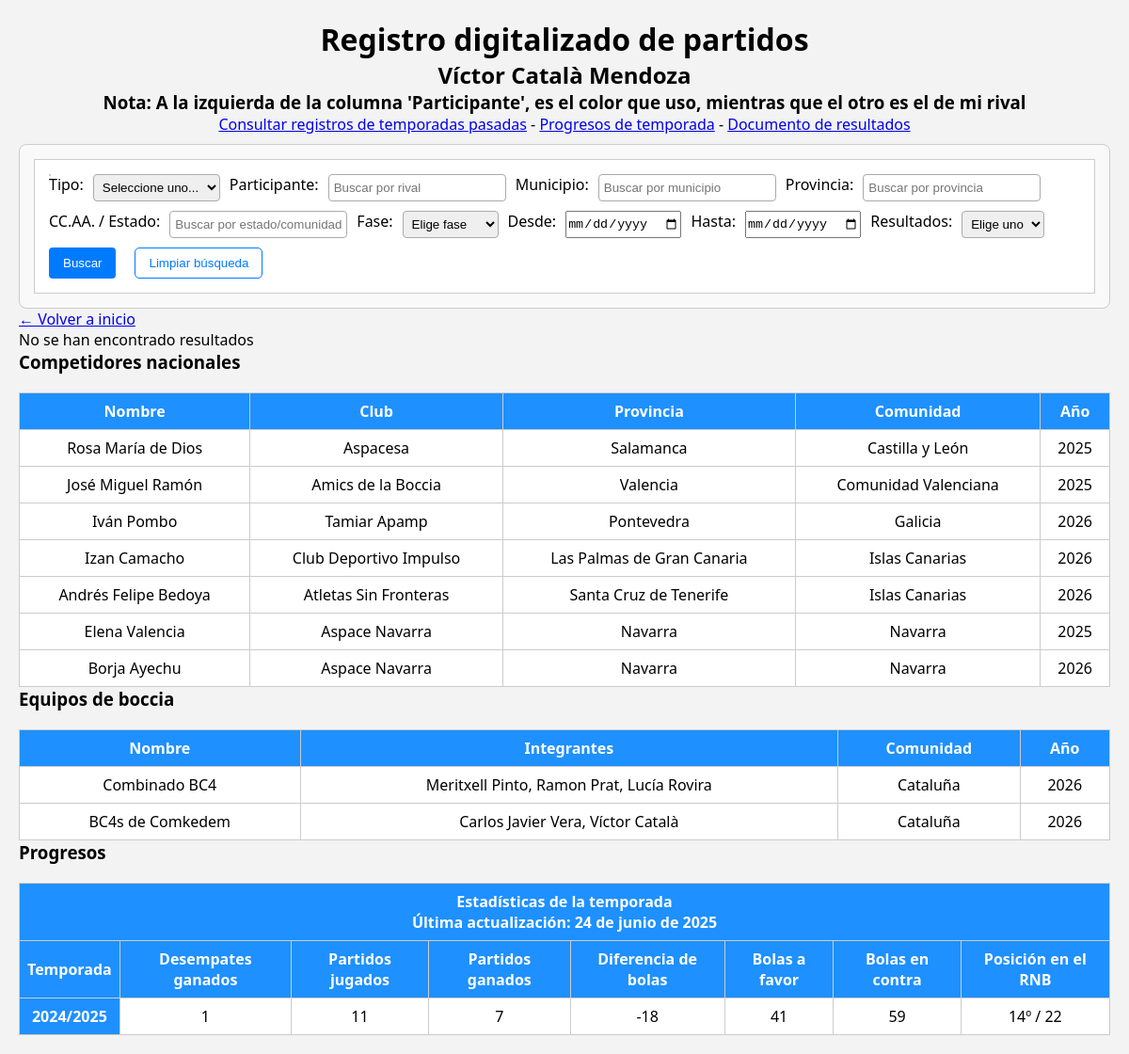
The page /partidos.php on the database its author committed.
### tables this page shows
CREATE TABLE IF NOT EXISTS participantes_nacionales (
    id INT AUTO_INCREMENT PRIMARY KEY,
    nombre VARCHAR(100),
    club VARCHAR(100),
    provincia VARCHAR(100),
    comunidad VARCHAR(100),
    year YEAR
);

CREATE TABLE IF NOT EXISTS equipos_boccia (
    id INT AUTO_INCREMENT PRIMARY KEY,
    nombre VARCHAR(255),
    integrantes VARCHAR(100),
    comunidad VARCHAR(100),
    year YEAR
);

### partidos.php (the view, shortened to what this page needs)
<?php include 'conexion.php';
include 'funciones.php'; ?>
<!DOCTYPE html>
<html>
<head>
    <link rel="stylesheet" href="css/index.css">
</head>
<body>
    <header>
        <h1>Registro digitalizado de partidos</h1>
        <h2>Víctor Català Mendoza</h2>
        <h3>Nota: A la izquierda de la columna 'Participante', es el color que uso, mientras que el otro es el de mi rival
        </h3>
        <a href="pasado/pasado.php">Consultar registros de temporadas pasadas</a> - <a href="#progresos">Progresos de temporada</a> - <a href="https://docs.google.com/document/d/1CwKa4SaaCesZDvThIQ9_6vSuLaOvqAgOY2TYRmLJsfU/edit?usp=sharing">Documento de resultados</a>
    </header>
    <div id="contenedor-filtros" class="filtros">
        <form method="GET">
            Tipo:
            <select name="tipo">
                <option value="">Seleccione uno...</option>
            </select>
            Participante:
            <input type="text" name="participante" id="participante" placeholder="Buscar por rival" autocomplete="off">
            <div id="sugerencias-participantes" class="sugerencias"></div>
            Municipio:
            <input type="text" name="ubicacion" id="ubicacion" placeholder="Buscar por municipio">
            Provincia:
            <input type="text" name="provincia" id="provincia" placeholder="Buscar por provincia">
            CC.AA. / Estado:
            <input type="text" name="comunidad" id="comunidad" placeholder="Buscar por estado/comunidad autónoma">
            Fase:
            <select name="fase">
                <option value="">Elige fase</option>
            </select>
            Desde:
            <input type="date" name="desde">
            Hasta:
            <input type="date" name="hasta">
            Resultados:
            <select name="resultadoFinal">
                <option value="">Elige uno</option>
            </select>
            <input type="submit" value="Buscar">
            <button type="button" id="limpiar-filtros">Limpiar búsqueda</button>
        </form>
    </div>
    <a href="index.php">&larr; Volver a inicio</a>
    <?php
    $sql = "SELECT * FROM partidos WHERE 1=1";
    $resultado = $conexion->query($sql);
    $sqlCompetidoresNacionales = "SELECT nombre, club, provincia, comunidad, year FROM participantes_nacionales ORDER BY comunidad ASC";
    $resultadoCompetidoresNacionales = $conexion->query($sqlCompetidoresNacionales);
    $sqlEquiposBoccia = "SELECT nombre, integrantes, comunidad, year FROM equipos_boccia ORDER BY comunidad ASC";
    $resultadoEquiposBoccia = $conexion->query($sqlEquiposBoccia);
    if ($resultado->num_rows > 0): ?>
        <table>
            <tr>
                <th>ID</th>
                <th>Tipo</th>
                <th colspan="3">Participante</th>
                <th>Fase</th>
                <th>Fecha</th>
                <th>Municipio</th>
                <th>Provincia</th>
                <th>CC.AA. / Estado</th>
                <th colspan="2">Parcial 1</th>
                <th colspan="2">Parcial 2</th>
                <th colspan="2">Parcial 3</th>
                <th colspan="2">Parcial 4</th>
                <th colspan="2">Desempate</th>
                <th colspan="2">Resultado</th>
                <th>Final</th>
            </tr>
            <?php while ($fila = $resultado->fetch_assoc()): ?>
                <!-- <?php
                $clase = '';
                switch ($fila['miColor']) {
                    case 'Azul':
                        $clase = 'azul';
                        break;
                    case 'Rojo':
                        $clase = 'rojo';
                        break;
                }
                ?> -->
                <tr>
                    <td><?php echo $fila['id'] ?></td>
                    <td><?php echo $fila['tipo'] ?></td>
                    <td><?php echo $fila['participante'] ?></td>
                    <?php
                    $miColor = strtolower($fila['miColor']);
                    ?>
                    <td class="color-<?= $miColor ?>"></td>
                    <?php
                    $colorRival = strtolower($fila['colorRival']);
                    ?>
                    <td class="color-<?= $colorRival ?>"></td>
                    <td><?php echo $fila['fase'] ?></td>
                    <td><?php echo $fila['fecha'] ?></td>
                    <!-- <?php
                    $pais = $fila['pais'];
                    $codigo = obtenerCodigoPais($pais);
                    ?>
                    <td>
                        <img src="https://flagcdn.com/h20/<?= $codigo ?>.png" alt="<?= $pais ?>"
                        style="vertical-align: middle;">
                        <?= $pais ?>
                    </td> -->
                    <?php
                        if ($fila['ubicacion'] == $fila['provincia']) {
                            echo '<td colspan="2">' . $fila['ubicacion'] . '</td>';
                            echo '<td>' . $fila['provincia'] . '</td>';
                        } elseif ($fila['provincia'] == $fila['comunidad']) {
                            echo '<td colspan="2">' . $fila['provincia'] . '</td>';
                            echo '<td>' . $fila['comunidad'] . '</td>';
                        }  else {
                            echo '<td>' . $fila['ubicacion'] . '</td>';
                            echo '<td>' . $fila['provincia'] . '</td>';
                            echo '<td>' . $fila['comunidad'] . '</td>';
                        }
                    ?>
                    <td class="color-rojo"><?php echo $fila['parcial1A'] ?></td>
                    <td class="color-azul"><?php echo $fila['parcial1B'] ?></td>
                    <td class="color-rojo"><?php echo $fila['parcial2A'] ?></td>
                    <td class="color-azul"><?php echo $fila['parcial2B'] ?></td>
                    <td class="color-rojo"><?php echo $fila['parcial3A'] ?></td>
                    <td class="color-azul"><?php echo $fila['parcial3B'] ?></td>
                    <td class="color-rojo"><?php echo $fila['parcial4A'] ?></td>
                    <td class="color-azul"><?php echo $fila['parcial4B'] ?></td>
                    <td class="color-gris"><?php echo $fila['desempateA'] ?></td>
                    <td class="color-gris"><?php echo $fila['desempateB'] ?></td>
                    <td class="color-rojo"><?php echo $fila['resultadoA'] ?></td>
                    <td class="color-azul"><?php echo $fila['resultadoB'] ?></td>
                    <td><?php echo $fila['resultadoFinal'] ?></td>
                </tr>
            <?php endwhile; ?>
        </table>
    <?php else: ?>
        <p>No se han encontrado resultados</p>
    <?php endif; ?>
    <h3>Competidores nacionales</h3>
    <?php if ($resultadoCompetidoresNacionales && $resultadoCompetidoresNacionales->num_rows > 0): ?>
        <table>
            <tr>
                <th>Nombre</th>
                <th>Club</th>
                <th>Provincia</th>
                <th>Comunidad</th>
                <th>Año</th>
            </tr>
            <?php while ($competidor = $resultadoCompetidoresNacionales->fetch_assoc()): ?>
                <tr>
                    <td><?php echo $competidor['nombre']; ?></td>
                    <td><?php echo $competidor['club'] ?: 'desconocido'; ?></td>
                    <td><?php echo $competidor['provincia'] ?: 'desconocido'; ?></td>
                    <td><?php echo $competidor['comunidad'] ?: '-'; ?></td>
                    <td><?php echo $competidor['year'] ?: '-'; ?></td>
                </tr>
            <?php endwhile; ?>
        </table>
    <?php else: ?>
        <p>No hay competidores nacionales registrados</p>
    <?php endif; ?>
    <h3>Equipos de boccia</h3>
    <?php if ($resultadoEquiposBoccia && $resultadoEquiposBoccia->num_rows > 0): ?>
        <table>
            <tr>
                <th>Nombre</th>
                <th>Integrantes</th>
                <th>Comunidad</th>
                <th>Año</th>
            </tr>
            <?php while ($equipo = $resultadoEquiposBoccia->fetch_assoc()): ?>
                <tr>
                    <td><?php echo $equipo['nombre']; ?></td>
                    <td><?php echo $equipo['integrantes'] ?: '-'; ?></td>
                    <td><?php echo $equipo['comunidad'] ?: '-'; ?></td>
                    <td><?php echo $equipo['year'] ?: '-'; ?></td>
                </tr>
            <?php endwhile; ?>
        </table>
    <?php else: ?>
        <p>No hay equipos de boccia registrados</p>
    <?php endif; ?>
    <h3><a id="progresos"></a>Progresos</h3>
    <table>
        <tr>
            <th colspan="8">Estadísticas de la temporada<br>Última actualización: 24 de junio de 2025</th>
        </tr>
        <tr>
            <th>Temporada</th>
            <th>Desempates ganados</th>
            <th>Partidos jugados</th>
            <th>Partidos ganados</th>
            <th>Diferencia de bolas</th>
            <th>Bolas a favor</th>
            <th>Bolas en contra</th>
            <th>Posición en el RNB</th>
        </tr>
        <tr>
            <th>2024/2025</th>
            <td>1</td>
            <td>11</td>
            <td>7</td>
            <td>-18</td>
            <td>41</td>
            <td>59</td>
            <td>14º / 22</td>
        </tr>
    </table>
</body>
</html>

### css/index.css (style rules this page uses)
* { box-sizing: border-box; padding: 0; margin: 0; }
body { font-family: 'Segoe UI', Tahoma, Geneva, Verdana, sans-serif; background-color: #f3f3f3; margin: 20px; }
header { text-align: center; }
.filtros { border: 1px solid #ccc; padding: 15px; margin-top: 10px; background-color: #f9f9f9; border-radius: 8px; transition: all 0.3s ease; }
form { background: #fff; padding: 15px; border: 1px solid #ccc; display: flex; flex-direction: row; flex-wrap: wrap; gap: 10px; }
.sugerencias { border: 1px solid #ccc; background: white; max-height: 150px; overflow-y: auto; position: absolute; z-index: 1000; }
input[type="text"], select { padding: 5px; border: 1px solid #aaa; border-radius: 4px; }
input[type="submit"] { padding: 6px 15px; background-color: #007BFF; color: white; border: none; border-radius: 4px; cursor: pointer; }
#limpiar-filtros { background-color: #fff; color: #007BFF; border: 1px solid #007BFF; padding: 8px 14px; border-radius: 5px; cursor: pointer; margin-left: 10px; transition: background-color 0.3s ease; }
table { width: 100%; border-collapse: collapse; margin-top: 20px; background: #fff; }
th, td { border: 1px solid #ccc; padding: 8px; text-align: center; }
th { background-color: dodgerblue; color: white; text-align: center; }

### rows shown on the page
participantes_nacionales: nombre "Rosa María de Dios", club "Aspacesa", provincia "Salamanca", comunidad "Castilla y León", year "2025"
participantes_nacionales: nombre "José Miguel Ramón", club "Amics de la Boccia", provincia "Valencia", comunidad "Comunidad Valenciana", year "2025"
participantes_nacionales: nombre "Iván Pombo", club "Tamiar Apamp", provincia "Pontevedra", comunidad "Galicia", year "2026"
participantes_nacionales: nombre "Izan Camacho", club "Club Deportivo Impulso", provincia "Las Palmas de Gran Canaria", comunidad "Islas Canarias", year "2026"
participantes_nacionales: nombre "Andrés Felipe Bedoya", club "Atletas Sin Fronteras", provincia "Santa Cruz de Tenerife", comunidad "Islas Canarias", year "2026"
participantes_nacionales: nombre "Elena Valencia", club "Aspace Navarra", provincia "Navarra", comunidad "Navarra", year "2025"
participantes_nacionales: nombre "Borja Ayechu", club "Aspace Navarra", provincia "Navarra", comunidad "Navarra", year "2026"
equipos_boccia: nombre "Combinado BC4", integrantes "Meritxell Pinto, Ramon Prat, Lucía Rovira", comunidad "Cataluña", year "2026"
equipos_boccia: nombre "BC4s de Comkedem", integrantes "Carlos Javier Vera, Víctor Català", comunidad "Cataluña", year "2026"
